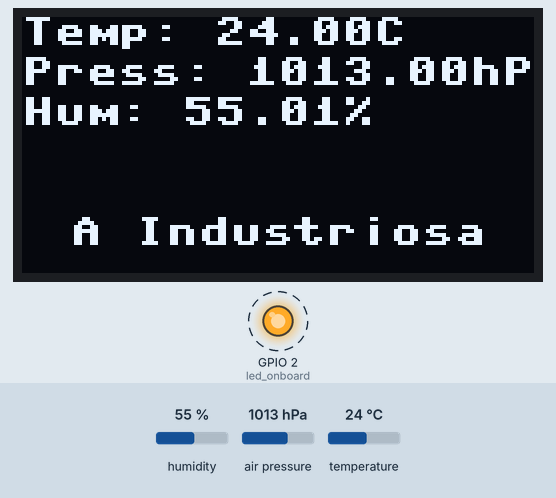
Simulated run of this program. Board: ESP32 board running MicroPython. Parts: 128×64 one-colour display, output pins drawn as LEDs (lit = HIGH). Dashed ring = blinking. The inputs (shaded band) are chosen by the test bench; at power-on: humidity 55 %, air pressure 1013 hPa, temperature 24 °C. A WiFi scan finds one network, HomeNet; library files of the repository ran but are not shown: bme280_float.py, ssd1306.py; pins used as bus, display or sensor lines are not drawn; what the program prints to the serial console is not drawn.

Above: at 3.2 s.
3.3 s: humidity set to 22 %
At 4.9 s:
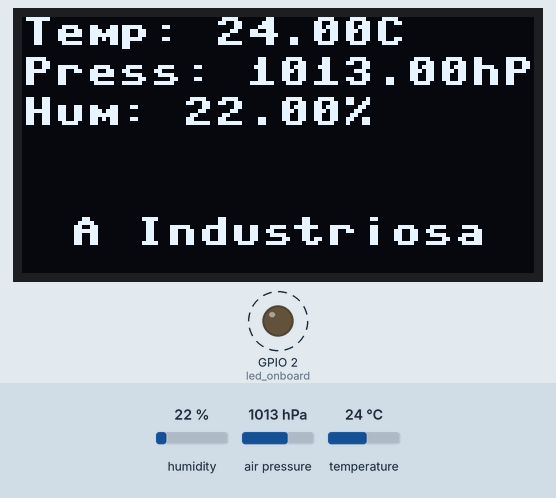
6.6 s: air pressure set to 952 hPa
At 7.9 s:
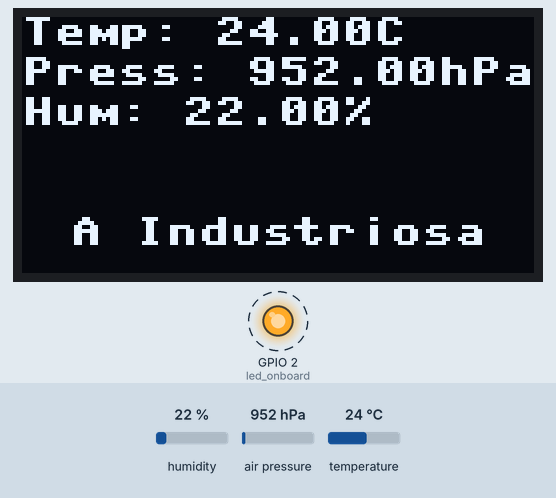
9.7 s: temperature set to 12 °C
At 12.1 s:
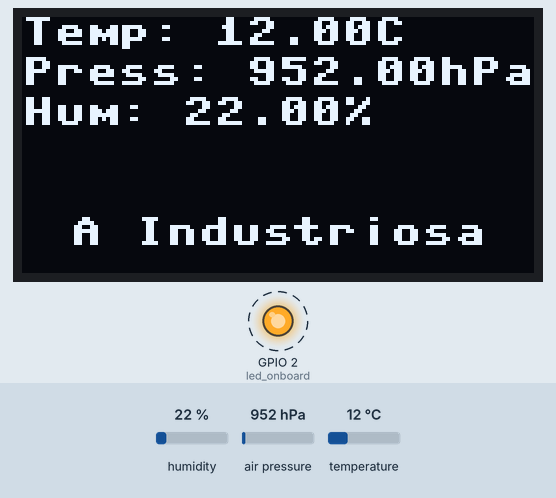
12.8 s: humidity set to 40 %
At 14.1 s:
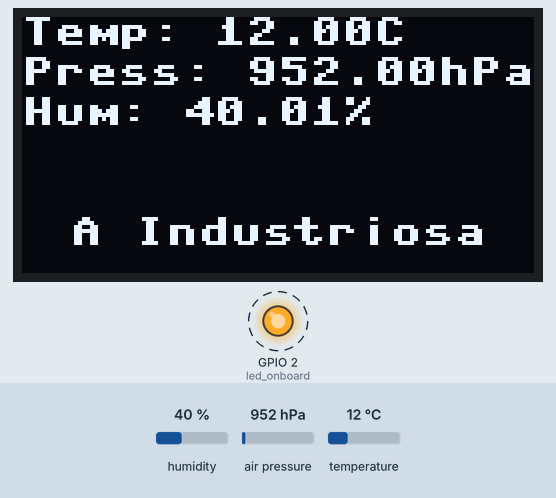
Timing chart, 0 to 16.8 s (numbered marks = the images above; inputs shaded):
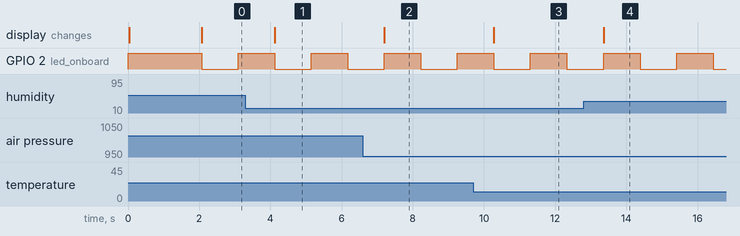

The program:

main.py
```python
from machine import Pin, SoftI2C
import network
from time import sleep_ms, sleep
import bme280_float as bme280   #https://github.com/robert-hh/BME280
import ssd1306

led_onboard = Pin(2, Pin.OUT) #built-in blue LED
led_onboard.value(1)

pin_reset = Pin(16, Pin.OUT)
pin_reset.value(0)
sleep_ms(10)
pin_reset.value(1)

i2c = SoftI2C(scl=Pin(15), sda=Pin(4), freq=400000, timeout=255)
print (i2c.scan()) #I2C test

oled_width = 128
oled_height = 64
oled = ssd1306.SSD1306_I2C(oled_width, oled_height, i2c)

bme = bme280.BME280(i2c=i2c)

#Wifi test
sta_if = network.WLAN(network.STA_IF); sta_if.active(True)
print (sta_if.scan())

while True:
    #print(bme.values)
    t,p,h=bme.values #strings returned, for raw values use read_compensated_data
    str1='Temp: '+t
    str2='Press: '+p
    str3='Hum: '+h
    oled.fill(0)
    oled.text('A Industriosa',12,50)
    oled.text(str1,0,0)
    oled.text(str2,0,10)
    oled.text(str3,0,20)
    oled.show()
    led_onboard.value(not led_onboard.value())
    sleep(1)
```

Measured:
- after the input at 3.3 s, the display: changes after 0.82 s (image 1)
- after the input at 6.6 s, the display: changes after 0.60 s (image 2)
- after the input at 9.7 s, the display: changes after 0.58 s (image 3)
- after the input at 12.8 s, the display: changes after 0.56 s (image 4)
- by itself, GPIO 2 (led_onboard): alternates HIGH for 1.0 s and LOW for 1.0 s
